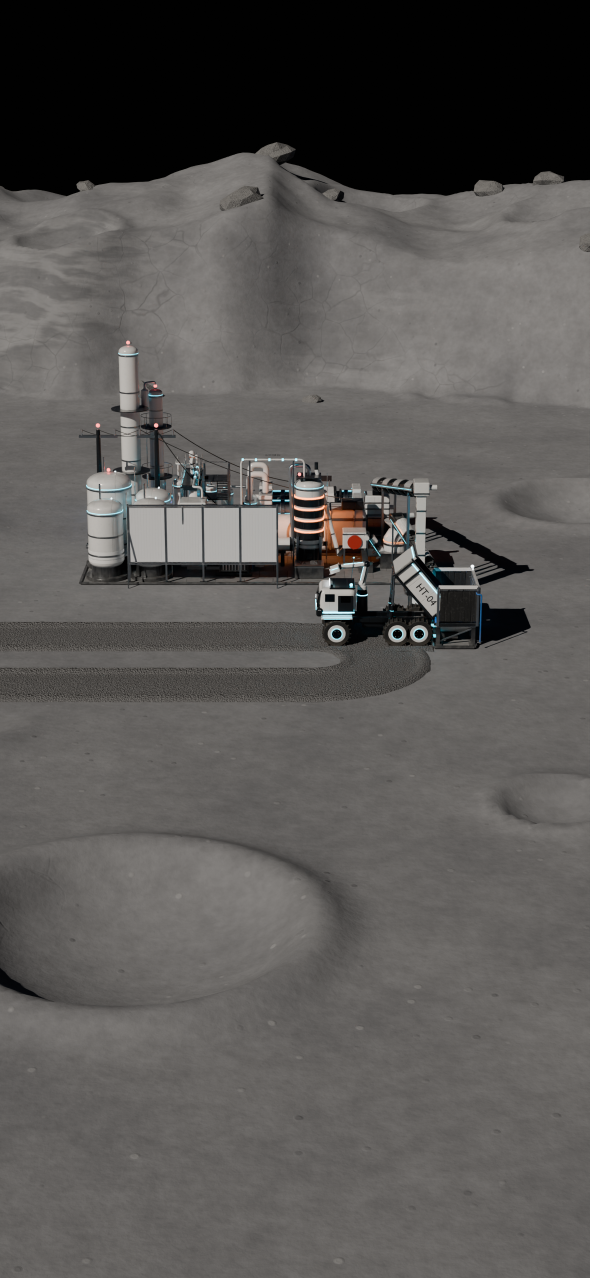
#> input picture art/3d/buildings/refinery/refinery_phone_1179x2556.png, 1179 x 2556 px (shown at 1/2 size)
$ python make_sheet.py ../refinery_intake_truck_closeup.png ../refinery_phone_1179x2556.png ../refinery_phone_1179x2556.png ../refinery_phone_1179x2556.png ../refinery_phone_1179x2556.png
#> lines starting #> are read from the running program, lines starting #| are printed output that depends on the picture
import sys
from PIL import Image, ImageDraw, ImageFont
src, out, title, sub = sys.argv[1:5]
F = '/usr/share/fonts/truetype/dejavu/DejaVuSans.ttf'; FB = '/usr/share/fonts/truetype/dejavu/DejaVuSans-Bold.ttf'
W = 4000; cell = 1000; head = 170
hero = Image.open(sys.argv[5] if len(sys.argv) > 5 else f'{src}/hero.png').convert('RGB')
hh = int(hero.height * W / hero.width)
#> hh = 8671
H = head + 2 * cell + 70 + hh + 60
#> H = 10971
img = Image.new('RGB', (W, H), (14, 16, 20)); d = ImageDraw.Draw(img)
#> after `img = Image.new('RGB', (W, H), (14, 16, 20))`:
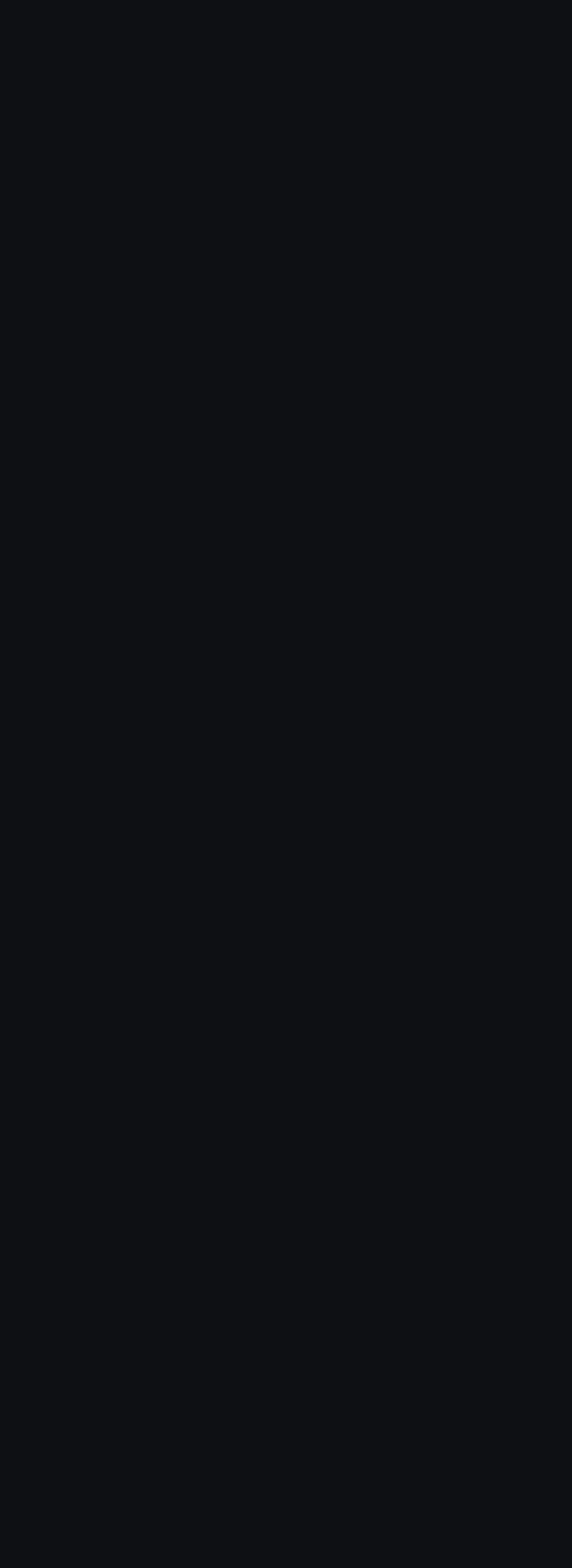
#> img: PIL image 4000x10971 RGB (shown at 1/7 size); mean R, G, B 14, 16, 20
d.text((60, 40), title, font=ImageFont.truetype(FB, 64), fill=(240, 242, 245))
d.text((60, 115), sub, font=ImageFont.truetype(F, 32), fill=(160, 168, 178))
lf = ImageFont.truetype(FB, 34)
for k in range(8):
#> (the run stopped early here; a loop or call above may not have finished)
